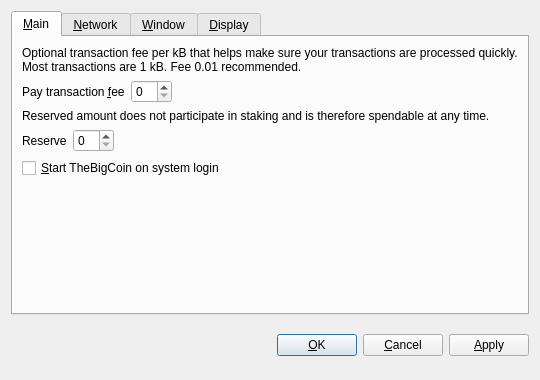
<?xml version="1.0" encoding="UTF-8"?>
<ui version="4.0">
 <class>OptionsDialog</class>
 <widget class="QDialog" name="OptionsDialog">
  <property name="geometry">
   <rect>
    <x>0</x>
    <y>0</y>
    <width>540</width>
    <height>380</height>
   </rect>
  </property>
  <property name="windowTitle">
   <string>Options</string>
  </property>
  <property name="styleSheet">
   <string notr="true">background-image: url(:/images/bg);</string>
  </property>
  <property name="modal">
   <bool>true</bool>
  </property>
  <layout class="QVBoxLayout" name="verticalLayout">
   <item>
    <widget class="QTabWidget" name="tabWidget">
     <property name="tabPosition">
      <enum>QTabWidget::North</enum>
     </property>
     <property name="currentIndex">
      <number>0</number>
     </property>
     <widget class="QWidget" name="tabMain">
      <attribute name="title">
       <string>&amp;Main</string>
      </attribute>
      <layout class="QVBoxLayout" name="verticalLayout_Main">
       <item>
        <widget class="QLabel" name="transactionFeeInfoLabel">
         <property name="text">
          <string>Optional transaction fee per kB that helps make sure your transactions are processed quickly. Most transactions are 1 kB. Fee 0.01 recommended.</string>
         </property>
         <property name="textFormat">
          <enum>Qt::PlainText</enum>
         </property>
         <property name="wordWrap">
          <bool>true</bool>
         </property>
        </widget>
       </item>
       <item>
        <layout class="QHBoxLayout" name="horizontalLayoutFee">
         <item>
          <widget class="QLabel" name="transactionFeeLabel">
           <property name="text">
            <string>Pay transaction &amp;fee</string>
           </property>
           <property name="textFormat">
            <enum>Qt::PlainText</enum>
           </property>
           <property name="buddy">
            <cstring>transactionFee</cstring>
           </property>
          </widget>
         </item>
         <item>
          <widget class="BitcoinAmountField" name="transactionFee"/>
         </item>
         <item>
          <spacer name="horizontalSpacerFee">
           <property name="orientation">
            <enum>Qt::Horizontal</enum>
           </property>
           <property name="sizeHint" stdset="0">
            <size>
             <width>40</width>
             <height>20</height>
            </size>
           </property>
          </spacer>
         </item>
        </layout>
       </item>
       <item>
        <widget class="QLabel" name="reserveBalanceInfoLabel">
         <property name="text">
          <string>Reserved amount does not participate in staking and is therefore spendable at any time.</string>
         </property>
         <property name="textFormat">
          <enum>Qt::PlainText</enum>
         </property>
         <property name="wordWrap">
          <bool>true</bool>
         </property>
        </widget>
       </item>
       <item>
        <layout class="QHBoxLayout" name="horizontalLayoutReserveBalance">
         <item>
          <widget class="QLabel" name="reserveBalanceLabel">
           <property name="text">
            <string>Reserve</string>
           </property>
           <property name="textFormat">
            <enum>Qt::PlainText</enum>
           </property>
           <property name="buddy">
            <cstring>reserveBalance</cstring>
           </property>
          </widget>
         </item>
         <item>
          <widget class="BitcoinAmountField" name="reserveBalance"/>
         </item>
         <item>
          <spacer name="horizontalSpacerReserveBalance">
           <property name="orientation">
            <enum>Qt::Horizontal</enum>
           </property>
           <property name="sizeHint" stdset="0">
            <size>
             <width>40</width>
             <height>20</height>
            </size>
           </property>
          </spacer>
         </item>
        </layout>
       </item>
       <item>
        <widget class="QCheckBox" name="bitcoinAtStartup">
         <property name="toolTip">
          <string>Automatically start TheBigCoin after logging in to the system.</string>
         </property>
         <property name="text">
          <string>&amp;Start TheBigCoin on system login</string>
         </property>
        </widget>
       </item>
       <item>
        <spacer name="verticalSpacer_Main">
         <property name="orientation">
          <enum>Qt::Vertical</enum>
         </property>
         <property name="sizeHint" stdset="0">
          <size>
           <width>20</width>
           <height>40</height>
          </size>
         </property>
        </spacer>
       </item>
      </layout>
     </widget>
     <widget class="QWidget" name="tabNetwork">
      <attribute name="title">
       <string>&amp;Network</string>
      </attribute>
      <layout class="QVBoxLayout" name="verticalLayout_Network">
       <item>
        <widget class="QCheckBox" name="mapPortUpnp">
         <property name="toolTip">
          <string>Automatically open the TheBigCoin client port on the router. This only works when your router supports UPnP and it is enabled.</string>
         </property>
         <property name="text">
          <string>Map port using &amp;UPnP</string>
         </property>
        </widget>
       </item>
       <item>
        <widget class="QCheckBox" name="connectSocks">
         <property name="toolTip">
          <string>Connect to the TheBigCoin network through a SOCKS proxy (e.g. when connecting through Tor).</string>
         </property>
         <property name="text">
          <string>&amp;Connect through SOCKS proxy:</string>
         </property>
        </widget>
       </item>
       <item>
        <layout class="QHBoxLayout" name="horizontalLayout_Network">
         <item>
          <widget class="QLabel" name="proxyIpLabel">
           <property name="text">
            <string>Proxy &amp;IP:</string>
           </property>
           <property name="textFormat">
            <enum>Qt::PlainText</enum>
           </property>
           <property name="buddy">
            <cstring>proxyIp</cstring>
           </property>
          </widget>
         </item>
         <item>
          <widget class="QValidatedLineEdit" name="proxyIp">
           <property name="maximumSize">
            <size>
             <width>140</width>
             <height>16777215</height>
            </size>
           </property>
           <property name="toolTip">
            <string>IP address of the proxy (e.g. 127.0.0.1)</string>
           </property>
          </widget>
         </item>
         <item>
          <widget class="QLabel" name="proxyPortLabel">
           <property name="text">
            <string>&amp;Port:</string>
           </property>
           <property name="textFormat">
            <enum>Qt::PlainText</enum>
           </property>
           <property name="buddy">
            <cstring>proxyPort</cstring>
           </property>
          </widget>
         </item>
         <item>
          <widget class="QLineEdit" name="proxyPort">
           <property name="maximumSize">
            <size>
             <width>55</width>
             <height>16777215</height>
            </size>
           </property>
           <property name="toolTip">
            <string>Port of the proxy (e.g. 9050)</string>
           </property>
          </widget>
         </item>
         <item>
          <widget class="QLabel" name="socksVersionLabel">
           <property name="text">
            <string>SOCKS &amp;Version:</string>
           </property>
           <property name="textFormat">
            <enum>Qt::PlainText</enum>
           </property>
           <property name="buddy">
            <cstring>socksVersion</cstring>
           </property>
          </widget>
         </item>
         <item>
          <widget class="QValueComboBox" name="socksVersion">
           <property name="toolTip">
            <string>SOCKS version of the proxy (e.g. 5)</string>
           </property>
          </widget>
         </item>
         <item>
          <spacer name="horizontalSpacer_Network">
           <property name="orientation">
            <enum>Qt::Horizontal</enum>
           </property>
           <property name="sizeHint" stdset="0">
            <size>
             <width>40</width>
             <height>20</height>
            </size>
           </property>
          </spacer>
         </item>
        </layout>
       </item>
       <item>
        <spacer name="verticalSpacer_Network">
         <property name="orientation">
          <enum>Qt::Vertical</enum>
         </property>
         <property name="sizeHint" stdset="0">
          <size>
           <width>20</width>
           <height>40</height>
          </size>
         </property>
        </spacer>
       </item>
      </layout>
     </widget>
     <widget class="QWidget" name="tabWindow">
      <attribute name="title">
       <string>&amp;Window</string>
      </attribute>
      <layout class="QVBoxLayout" name="verticalLayout_Window">
       <item>
        <widget class="QCheckBox" name="minimizeToTray">
         <property name="toolTip">
          <string>Show only a tray icon after minimizing the window.</string>
         </property>
         <property name="text">
          <string>&amp;Minimize to the tray instead of the taskbar</string>
         </property>
        </widget>
       </item>
       <item>
        <widget class="QCheckBox" name="minimizeOnClose">
         <property name="toolTip">
          <string>Minimize instead of exit the application when the window is closed. When this option is enabled, the application will be closed only after selecting Quit in the menu.</string>
         </property>
         <property name="text">
          <string>M&amp;inimize on close</string>
         </property>
        </widget>
       </item>
       <item>
        <spacer name="verticalSpacer_Window">
         <property name="orientation">
          <enum>Qt::Vertical</enum>
         </property>
         <property name="sizeHint" stdset="0">
          <size>
           <width>20</width>
           <height>40</height>
          </size>
         </property>
        </spacer>
       </item>
      </layout>
     </widget>
     <widget class="QWidget" name="tabDisplay">
      <attribute name="title">
       <string>&amp;Display</string>
      </attribute>
      <layout class="QVBoxLayout" name="verticalLayout_Display">
       <item>
        <layout class="QHBoxLayout" name="horizontalLayout_1_Display">
         <item>
          <widget class="QLabel" name="langLabel">
           <property name="text">
            <string>User Interface &amp;language:</string>
           </property>
           <property name="textFormat">
            <enum>Qt::PlainText</enum>
           </property>
           <property name="buddy">
            <cstring>lang</cstring>
           </property>
          </widget>
         </item>
         <item>
          <widget class="QValueComboBox" name="lang">
           <property name="toolTip">
            <string>The user interface language can be set here. This setting will take effect after restarting TheBigCoin.</string>
           </property>
          </widget>
         </item>
        </layout>
       </item>
       <item>
        <layout class="QHBoxLayout" name="horizontalLayout_2_Display">
         <item>
          <widget class="QLabel" name="unitLabel">
           <property name="text">
            <string>&amp;Unit to show amounts in:</string>
           </property>
           <property name="textFormat">
            <enum>Qt::PlainText</enum>
           </property>
           <property name="buddy">
            <cstring>unit</cstring>
           </property>
          </widget>
         </item>
         <item>
          <widget class="QValueComboBox" name="unit">
           <property name="toolTip">
            <string>Choose the default subdivision unit to show in the interface and when sending coins.</string>
           </property>
          </widget>
         </item>
        </layout>
       </item>
       <item>
        <widget class="QCheckBox" name="displayAddresses">
         <property name="toolTip">
          <string>Whether to show TheBigCoin addresses in the transaction list or not.</string>
         </property>
         <property name="text">
          <string>&amp;Display addresses in transaction list</string>
         </property>
        </widget>
       </item>
       <item>
        <widget class="QCheckBox" name="coinControlFeatures">
         <property name="toolTip">
          <string>Whether to show coin control features or not.</string>
         </property>
         <property name="text">
          <string>Display coin &amp;control features (experts only!)</string>
         </property>
        </widget>
       </item>
       <item>
        <spacer name="verticalSpacer_Display">
         <property name="orientation">
          <enum>Qt::Vertical</enum>
         </property>
         <property name="sizeHint" stdset="0">
          <size>
           <width>20</width>
           <height>40</height>
          </size>
         </property>
        </spacer>
       </item>
      </layout>
     </widget>
    </widget>
   </item>
   <item>
    <layout class="QHBoxLayout" name="horizontalLayout_Buttons">
     <item>
      <spacer name="horizontalSpacer_1">
       <property name="orientation">
        <enum>Qt::Horizontal</enum>
       </property>
       <property name="sizeHint" stdset="0">
        <size>
         <width>40</width>
         <height>48</height>
        </size>
       </property>
      </spacer>
     </item>
     <item>
      <widget class="QLabel" name="statusLabel">
       <property name="font">
        <font>
         <weight>75</weight>
         <bold>true</bold>
        </font>
       </property>
       <property name="text">
        <string/>
       </property>
       <property name="textFormat">
        <enum>Qt::PlainText</enum>
       </property>
       <property name="wordWrap">
        <bool>true</bool>
       </property>
      </widget>
     </item>
     <item>
      <spacer name="horizontalSpacer_2">
       <property name="orientation">
        <enum>Qt::Horizontal</enum>
       </property>
       <property name="sizeHint" stdset="0">
        <size>
         <width>40</width>
         <height>48</height>
        </size>
       </property>
      </spacer>
     </item>
     <item>
      <widget class="QPushButton" name="okButton">
       <property name="text">
        <string>&amp;OK</string>
       </property>
      </widget>
     </item>
     <item>
      <widget class="QPushButton" name="cancelButton">
       <property name="text">
        <string>&amp;Cancel</string>
       </property>
       <property name="autoDefault">
        <bool>false</bool>
       </property>
      </widget>
     </item>
     <item>
      <widget class="QPushButton" name="applyButton">
       <property name="text">
        <string>&amp;Apply</string>
       </property>
       <property name="autoDefault">
        <bool>false</bool>
       </property>
      </widget>
     </item>
    </layout>
   </item>
  </layout>
 </widget>
 <customwidgets>
  <customwidget>
   <class>BitcoinAmountField</class>
   <extends>QSpinBox</extends>
   <header>bitcoinamountfield.h</header>
   <container>1</container>
  </customwidget>
  <customwidget>
   <class>QValueComboBox</class>
   <extends>QComboBox</extends>
   <header>qvaluecombobox.h</header>
  </customwidget>
  <customwidget>
   <class>QValidatedLineEdit</class>
   <extends>QLineEdit</extends>
   <header>qvalidatedlineedit.h</header>
  </customwidget>
 </customwidgets>
 <resources/>
 <connections/>
</ui>
